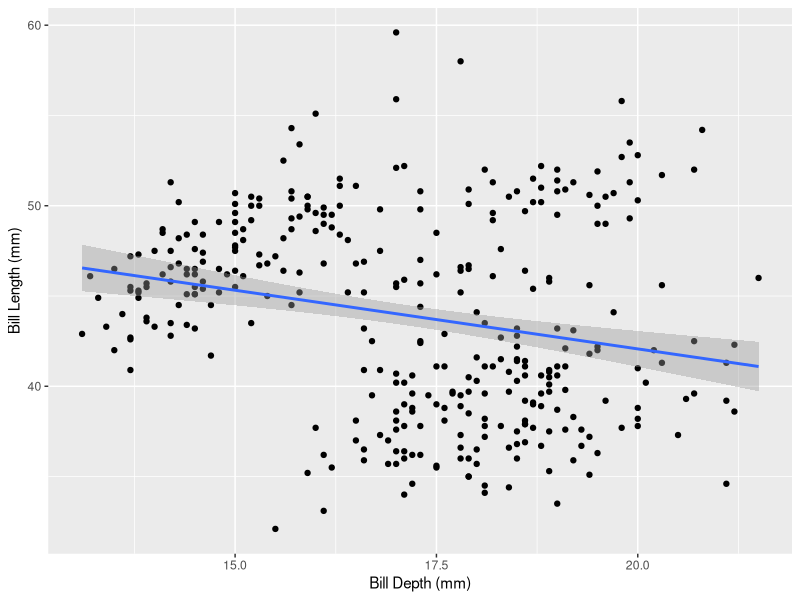
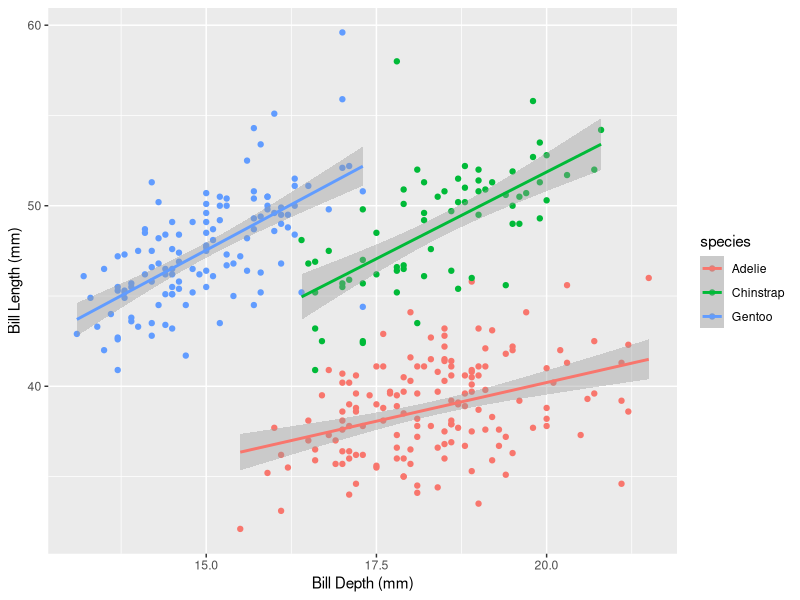

Write R code to recreate these figures, in order.
## ---- chunk 1
library(tidyverse)
## ---- chunk 2
library(palmerpenguins)

penguins %>%
  ggplot(aes(x = bill_depth_mm, y = bill_length_mm)) +
  geom_point() +
  stat_smooth(method = "lm") + 
  labs(x = "Bill Depth (mm)", 
       y = "Bill Length (mm)")
## ---- chunk 3
my_model <- penguins |>
  lm(bill_length_mm ~ bill_depth_mm, data = _)
## ---- chunk 4
my_model
## ---- chunk 5
summary(my_model)
## ---- chunk 6
broom::tidy(my_model) 
## ---- chunk 7
broom::glance(my_model)
## ---- chunk 8
my_model_2 <- penguins |>
  lm(bill_length_mm ~ bill_depth_mm*species, data = _)
## ---- chunk 9
my_model_2
## ---- chunk 10
broom::glance(my_model_2)
## ---- chunk 11
library(palmerpenguins)

penguins %>%
  ggplot(aes(x = bill_depth_mm, y = bill_length_mm, color=species)) +
  geom_point() +
  stat_smooth(method = "lm") + 
  labs(x = "Bill Depth (mm)", 
       y = "Bill Length (mm)")
## ---- chunk 12
summary(my_model_2)
## ---- chunk 13
broom::tidy(my_model_2)
